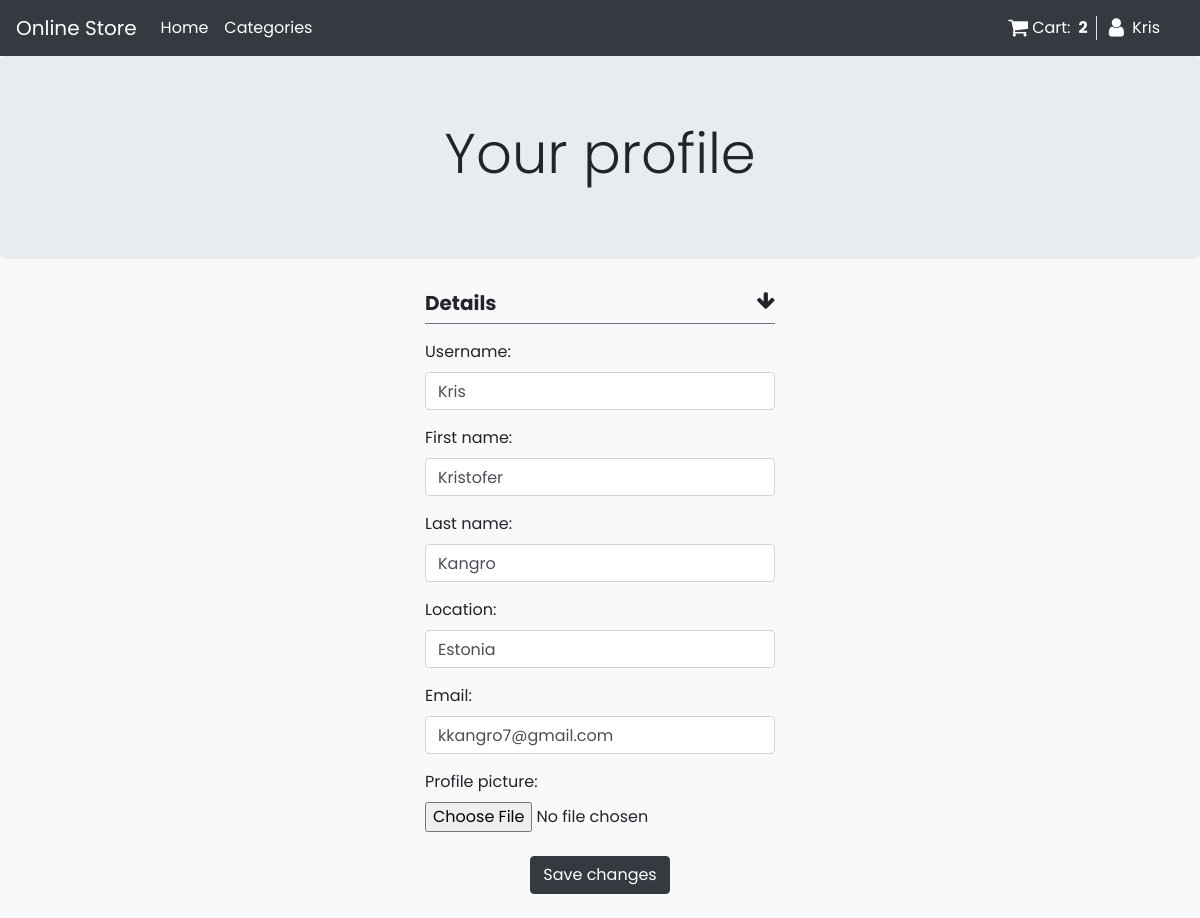
The app's page /profile/edit/12 (signed in) with its own data.
### my_store/models.py (models this page shows, shortened)
class Order(models.Model):
    user = models.ForeignKey(User, on_delete=models.CASCADE)
    items = models.ManyToManyField(OrderItem)
    ordered = models.BooleanField(default=False)
    billing_address = models.ForeignKey('BillingAddress', on_delete=models.SET_NULL, blank=True, null=True)
    shipping_address = models.ForeignKey('ShippingAddress', on_delete=models.SET_NULL, blank=True, null=True)
    start_date = models.DateTimeField(auto_now_add=True)
    ordered_date = models.DateTimeField()

class Profile(models.Model):
    user = models.OneToOneField(User, on_delete=models.CASCADE)
    first_name = models.CharField(max_length=30, blank=True, null=True)
    last_name = models.CharField(max_length=30, blank=True, null=True)
    location = models.CharField(max_length=300, blank=True, null=True)
    email = models.EmailField(max_length=250, blank=True, null=True)
    profile_picture = models.ImageField(blank=True, null=True)

### my_store/views.py (the view)
# urls.py: path('profile/edit/<int:pk>', views.profile_update_view, name='profile_update_view'),
def profile_update_view(request, pk):
    if request.method == 'POST':
        user_profile_form = UserProfileUpdateForm(data=request.POST, files=request.FILES, instance=request.user.profile)
        user_form = UserUpdateForm(data=request.POST, instance=request.user)
        if user_form.is_valid() and user_profile_form.is_valid():
            uform = user_form.save()
            upform = user_profile_form.save(commit=False)
            upform.user = uform
            upform.save()
            return redirect('profile_view', request.user.profile.id)
    else:
        user_profile_form = UserProfileUpdateForm(instance=request.user.profile)
        user_form = UserUpdateForm(instance=request.user)
        context = {
            'user_form': user_form,
            'user_profile_form': user_profile_form
        }
        return render(request, 'profile/user_profile_update_view.html', context)

### my_store/forms.py
class UserUpdateForm(forms.ModelForm):
    username = forms.CharField(max_length=15,
                               widget=forms.TextInput(attrs={'class': 'form-control', 'id': 'Username'}))
    class Meta:
        model = User
        fields = ('username',)

class UserProfileUpdateForm(forms.ModelForm):
    class Meta:
        model = Profile
        fields = (
            'first_name',
            'last_name',
            'location',
            'email',
            'profile_picture'
        )
        widgets = {
            'first_name': forms.TextInput(attrs={'class': 'form-control'}),
            'last_name': forms.TextInput(attrs={'class': 'form-control'}),
            'location': forms.TextInput(attrs={'class': 'form-control'}),
            'email': forms.EmailInput(attrs={'class': 'form-control'}),
            'profile_picture': forms.FileInput(attrs={'class ': 'form-control-file'}),
        }

### my_store/templatetags/cart_template_tag.py (called while the page is built)
@register.filter
def cart_item_count(user):
    if user.is_authenticated:
        qs = Order.objects.filter(user=user, ordered=False)
        if qs.exists():
            return qs[0].items.count()
    return 0

### my_store/templates/profile/user_profile_update_view.html (shortened to what this page needs)
{% extends 'base.html' %}
{% block header %} Your profile {% endblock %}
{% block content %}
<form method="post" enctype="multipart/form-data">{% csrf_token %}
<div class="container pt-4">
        <div class="row justify-content-center">
            <div class="col-lg-4 ">
                    <div class="title">
                        <h5 class="font-weight-bold border-bottom border-secondary pb-2 pt-2">Details<i class="fa fa-arrow-down float-right" aria-hidden="true"></i></h5>
                    </div>
                <div class="form-group  pt-2">
                    {{ user_form.username.label_tag }}
                    {{ user_form.username }}
                </div>
                {% for field in user_profile_form %}
                    <div class="form-group ">
                        {{ field.label_tag }}
                        {{ field }}
                    </div>
                {% endfor %}
                <div class="row justify-content-center pt-2 pb-4">
                    <input type="submit" class="btn btn-dark" value="Save changes">
                </div>
            </div>
        </div>
</div>
</form>
{% endblock %}

### my_store/templates/base.html (shortened to what this page needs)
<!DOCTYPE html>
<html lang="en">
{% load static %}
{% load cart_template_tag %}
<head>
    <link rel="stylesheet" href="https://cdn.jsdelivr.net/npm/bootstrap@4.6.0/dist/css/bootstrap.min.css">
    <link rel="stylesheet" href="https://cdnjs.cloudflare.com/ajax/libs/font-awesome/4.7.0/css/font-awesome.min.css">
    <link rel="stylesheet" href="{% static 'my_store/css/stylesheet.css' %}">
</head>
<nav class="navbar navbar-expand-lg navbar-dark bg-dark">
    <a class="navbar-brand" href="{% url 'products' %}">Online Store</a>
    <div class="navbar-collapse collapse" id="navbarSupportedContent">
        <ul class="navbar-nav ">
            <li class="nav-item active">
                <a class="nav-link " href="{% url 'products' %}">Home <span class="sr-only">(current)</span></a>
            </li>
        </ul>
        <ul class="navbar-nav mr-auto">
            <li class="nav-item dropdown">
                <a class="nav-link active" href="#" id="navbarDropdown" role="button" data-toggle="dropdown" aria-haspopup="true" aria-expanded="false">
                    Categories
                </a>
            </li>
        </ul>
        <ul class="navbar-nav ">
            <li class="nav-item ">
                <div class="border-right">
                    <a class="text-white mr-2" href="{% url 'shopping_cart' %}">
                     <i class="fa fa-shopping-cart fa-lg mr-1 " aria-hidden="true"></i>Cart:
                        <div class="font-weight-bold float-right mr-2">
                            {{ request.user | cart_item_count }}
                        </div>
                    </a>
                </div>
            </li>
        </ul>
        {% if user.is_authenticated %}
        <ul class="navbar-nav">
            <li class="nav-item dropdown  ml-1">
                <a class="nav-link text-white" href="#" id="UserDropdown" role="button" data-toggle="dropdown">
                    <i class="fa fa-user fa-lg mr-1" aria-hidden="true"></i>
                    {{ user | title }}
                </a>
            </li>
        </ul>
        {% endif %}
    </div>
</nav>
<div class="jumbotron mb-0 " style="text-align: center;">
        <div class="container">
            <h1 class="display-4">
                {% block header %}{% endblock %}
            </h1>
        </div>
</div>
<body class="bg-light" style="">
{% block content %}
{% endblock %}
</body>
</body>
</html>

### my_store/templates/base.html (style rules this page uses)
body { font-family: 'Poppins', sans-serif; }

### records on screen
Profile: user_profile_form "Kristofer" "Kangro" "Estonia" "kkangro7@gmail.com"

### other values on screen
{{ request.user | cart_item_count }} "2"
{{ user | title }} "Kris"
{{ user_form.username.label_tag }} "Username:"
{{ field.label_tag }} "First name:" "Last name:" "Location:" "Email:" "Profile picture:"
